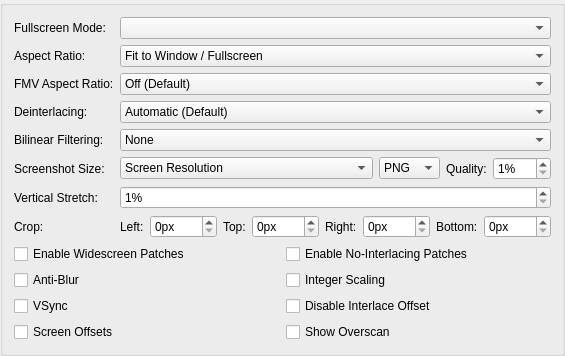
     <widget class="QGroupBox" name="gameDisplayTab">
      <attribute name="title">
       <string>Display</string>
      </attribute>
      <layout class="QFormLayout" name="formLayout_7">
       <item row="0" column="0">
        <widget class="QLabel" name="label_28">
         <property name="text">
          <string>Fullscreen Mode:</string>
         </property>
        </widget>
       </item>
       <item row="0" column="1">
        <widget class="QComboBox" name="fullscreenModes"/>
       </item>
       <item row="1" column="0">
        <widget class="QLabel" name="label_27">
         <property name="text">
          <string>Aspect Ratio:</string>
         </property>
        </widget>
       </item>
       <item row="1" column="1">
        <widget class="QComboBox" name="aspectRatio">
         <item>
          <property name="text">
           <string>Fit to Window / Fullscreen</string>
          </property>
         </item>
         <item>
          <property name="text">
           <string>Auto Standard (4:3 Interlaced / 3:2 Progressive)</string>
          </property>
         </item>
         <item>
          <property name="text">
           <string>Standard (4:3)</string>
          </property>
         </item>
         <item>
          <property name="text">
           <string>Widescreen (16:9)</string>
          </property>
         </item>
        </widget>
       </item>
       <item row="2" column="0">
        <widget class="QLabel" name="label_22">
         <property name="text">
          <string>FMV Aspect Ratio:</string>
         </property>
        </widget>
       </item>
       <item row="2" column="1">
        <widget class="QComboBox" name="fmvAspectRatio">
         <item>
          <property name="text">
           <string>Off (Default)</string>
          </property>
         </item>
         <item>
          <property name="text">
           <string>Auto Standard (4:3 Interlaced / 3:2 Progressive)</string>
          </property>
         </item>
         <item>
          <property name="text">
           <string>Standard (4:3)</string>
          </property>
         </item>
         <item>
          <property name="text">
           <string>Widescreen (16:9)</string>
          </property>
         </item>
        </widget>
       </item>
       <item row="3" column="0">
        <widget class="QLabel" name="label_23">
         <property name="text">
          <string>Deinterlacing:</string>
         </property>
        </widget>
       </item>
       <item row="3" column="1">
        <widget class="QComboBox" name="interlacing">
         <item>
          <property name="text">
           <string>Automatic (Default)</string>
          </property>
         </item>
         <item>
          <property name="text">
           <string>No Deinterlacing</string>
          </property>
         </item>
         <item>
          <property name="text">
           <string extracomment="Weave: deinterlacing method that can be translated or left as-is in English. Sawtooth: refers to the jagged effect weave deinterlacing has on motion.">Weave (Top Field First, Sawtooth)</string>
          </property>
         </item>
         <item>
          <property name="text">
           <string extracomment="Weave: deinterlacing method that can be translated or left as-is in English. Sawtooth: refers to the jagged effect weave deinterlacing has on motion.">Weave (Bottom Field First, Sawtooth)</string>
          </property>
         </item>
         <item>
          <property name="text">
           <string extracomment="Bob: deinterlacing method that refers to the way it makes video look like it's bobbing up and down.">Bob (Top Field First, Full Frames)</string>
          </property>
         </item>
         <item>
          <property name="text">
           <string extracomment="Bob: deinterlacing method that refers to the way it makes video look like it's bobbing up and down.">Bob (Bottom Field First, Full Frames)</string>
          </property>
         </item>
         <item>
          <property name="text">
           <string extracomment="Blend: deinterlacing method that blends the colors of the two frames, can be translated or left as-is in English.">Blend (Top Field First, Merge 2 Fields)</string>
          </property>
         </item>
         <item>
          <property name="text">
           <string extracomment="Blend: deinterlacing method that blends the colors of the two frames, can be translated or left as-is in English.">Blend (Bottom Field First, Merge 2 Fields)</string>
          </property>
         </item>
         <item>
          <property name="text">
           <string extracomment="Adaptive: deinterlacing method that should be translated.">Adaptive (Top Field First, Similar to Bob + Weave)</string>
          </property>
         </item>
         <item>
          <property name="text">
           <string extracomment="Adaptive: deinterlacing method that should be translated.">Adaptive (Bottom Field First, Similar to Bob + Weave)</string>
          </property>
         </item>
        </widget>
       </item>
       <item row="4" column="0">
        <widget class="QLabel" name="label_18">
         <property name="text">
          <string>Bilinear Filtering:</string>
         </property>
        </widget>
       </item>
       <item row="4" column="1">
        <widget class="QComboBox" name="bilinearFiltering">
         <item>
          <property name="text">
           <string>None</string>
          </property>
         </item>
         <item>
          <property name="text">
           <string extracomment="Smooth: Refers to the texture clarity.">Bilinear (Smooth)</string>
          </property>
         </item>
         <item>
          <property name="text">
           <string extracomment="Sharp: Refers to the texture clarity.">Bilinear (Sharp)</string>
          </property>
         </item>
        </widget>
       </item>
       <item row="6" column="0">
        <widget class="QLabel" name="label_24">
         <property name="text">
          <string>Vertical Stretch:</string>
         </property>
        </widget>
       </item>
       <item row="6" column="1">
        <widget class="QSpinBox" name="stretchY">
         <property name="suffix">
          <string extracomment="Percentage sign that shows next to a value. You might want to add a space before if your language requires it.">%</string>
         </property>
         <property name="minimum">
          <number>1</number>
         </property>
         <property name="maximum">
          <number>300</number>
         </property>
        </widget>
       </item>
       <item row="7" column="0">
        <widget class="QLabel" name="label_26">
         <property name="text">
          <string>Crop:</string>
         </property>
        </widget>
       </item>
       <item row="7" column="1">
        <layout class="QHBoxLayout" name="horizontalLayout_3" stretch="0,1,0,1,0,1,0,1">
         <item>
          <widget class="QLabel" name="label_39">
           <property name="text">
            <string extracomment="Warning: short space constraints. Abbreviate if necessary.">Left:</string>
           </property>
          </widget>
         </item>
         <item>
          <widget class="QSpinBox" name="cropLeft">
           <property name="suffix">
            <string>px</string>
           </property>
           <property name="maximum">
            <number>1000</number>
           </property>
          </widget>
         </item>
         <item>
          <widget class="QLabel" name="label_25">
           <property name="text">
            <string extracomment="Warning: short space constraints. Abbreviate if necessary.">Top:</string>
           </property>
          </widget>
         </item>
         <item>
          <widget class="QSpinBox" name="cropTop">
           <property name="suffix">
            <string>px</string>
           </property>
           <property name="maximum">
            <number>1000</number>
           </property>
          </widget>
         </item>
         <item>
          <widget class="QLabel" name="label_40">
           <property name="text">
            <string extracomment="Warning: short space constraints. Abbreviate if necessary.">Right:</string>
           </property>
          </widget>
         </item>
         <item>
          <widget class="QSpinBox" name="cropRight">
           <property name="suffix">
            <string>px</string>
           </property>
           <property name="maximum">
            <number>1000</number>
           </property>
          </widget>
         </item>
         <item>
          <widget class="QLabel" name="label_41">
           <property name="text">
            <string extracomment="Warning: short space constraints. Abbreviate if necessary.">Bottom:</string>
           </property>
          </widget>
         </item>
         <item>
          <widget class="QSpinBox" name="cropBottom">
           <property name="suffix">
            <string>px</string>
           </property>
           <property name="maximum">
            <number>1000</number>
           </property>
          </widget>
         </item>
        </layout>
       </item>
       <item row="8" column="0" colspan="2">
        <layout class="QGridLayout" name="gridLayout_5">
         <item row="3" column="0">
          <widget class="QCheckBox" name="PCRTCOffsets">
           <property name="text">
            <string>Screen Offsets</string>
           </property>
          </widget>
         </item>
         <item row="1" column="1">
          <widget class="QCheckBox" name="integerScaling">
           <property name="text">
            <string>Integer Scaling</string>
           </property>
          </widget>
         </item>
         <item row="2" column="0">
          <widget class="QCheckBox" name="vsync">
           <property name="text">
            <string>VSync</string>
           </property>
          </widget>
         </item>
         <item row="3" column="1">
          <widget class="QCheckBox" name="PCRTCOverscan">
           <property name="text">
            <string>Show Overscan</string>
           </property>
          </widget>
         </item>
         <item row="0" column="0">
          <widget class="QCheckBox" name="widescreenPatches">
           <property name="text">
            <string>Enable Widescreen Patches</string>
           </property>
          </widget>
         </item>
         <item row="0" column="1">
          <widget class="QCheckBox" name="noInterlacingPatches">
           <property name="text">
            <string>Enable No-Interlacing Patches</string>
           </property>
          </widget>
         </item>
         <item row="1" column="0">
          <widget class="QCheckBox" name="PCRTCAntiBlur">
           <property name="toolTip">
            <string>This is a quick test tooltip!</string>
           </property>
           <property name="toolTipDuration">
            <number>2</number>
           </property>
           <property name="text">
            <string>Anti-Blur</string>
           </property>
           <property name="shortcut">
            <string>Ctrl+S</string>
           </property>
          </widget>
         </item>
         <item row="2" column="1">
          <widget class="QCheckBox" name="DisableInterlaceOffset">
           <property name="text">
            <string>Disable Interlace Offset</string>
           </property>
          </widget>
         </item>
        </layout>
       </item>
       <item row="5" column="0">
        <widget class="QLabel" name="label_21">
         <property name="text">
          <string>Screenshot Size:</string>
         </property>
        </widget>
       </item>
       <item row="5" column="1">
        <layout class="QHBoxLayout" name="horizontalLayout_2" stretch="1,0,0,0">
         <item>
          <widget class="QComboBox" name="screenshotSize">
           <item>
            <property name="text">
             <string>Screen Resolution</string>
            </property>
           </item>
           <item>
            <property name="text">
             <string>Internal Resolution</string>
            </property>
           </item>
           <item>
            <property name="text">
             <string>Internal Resolution (Aspect Uncorrected)</string>
            </property>
           </item>
          </widget>
         </item>
         <item>
          <widget class="QComboBox" name="screenshotFormat">
           <item>
            <property name="text">
             <string>PNG</string>
            </property>
           </item>
           <item>
            <property name="text">
             <string>JPEG</string>
            </property>
           </item>
          </widget>
         </item>
         <item>
          <widget class="QLabel" name="label_44">
           <property name="text">
            <string>Quality:</string>
           </property>
          </widget>
         </item>
         <item>
          <widget class="QSpinBox" name="screenshotQuality">
           <property name="suffix">
            <string>%</string>
           </property>
           <property name="minimum">
            <number>1</number>
           </property>
           <property name="maximum">
            <number>100</number>
           </property>
          </widget>
         </item>
        </layout>
       </item>
      </layout>
     </widget>
